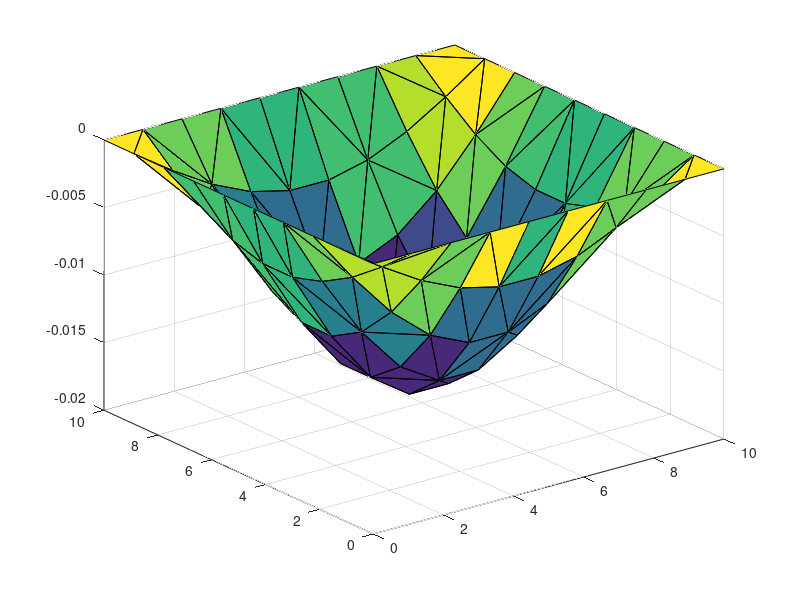

Here is the MATLAB script that generated this plot:
% =============================================================================
%  PLACA RECTANGULAR ORTOTROPICA - Test 4 de awatif-v2
% =============================================================================
%
%  Mismo geometria que el test 3 pero con material ORTOTROPICO:
%    E_x != E_y, G_xy independiente.
%  Distintos modulos elasticos en x e y producen flexion asimetrica.
%
%  awatif test:  C:\Users\j-b-j\Documents\awatif-v2\awatif-fem\src\deform.test.ts
%                test("Plate: Rectangular pin-supported plate with orthotropic material")
% =============================================================================

%% Parametros del problema
a   = 10.0     % longitud en x [m]
b   = 10.0     % longitud en y [m]
h   = 0.15     % espesor [m]
p0  = -1000    % carga distribuida [N/m2]
Ex  = 1.0e10   % modulo elastico en x [Pa]
Ey  = 0.5e10   % modulo elastico en y [Pa]   <- MITAD que Ex (ortotropico)
nu  = 0.25     % coeficiente de Poisson
Gxy = 0.4e10   % modulo de corte [Pa]

%% Generacion del mesh - grid regular 10x10
nPts = 100;
x = zeros(1, nPts);
y = zeros(1, nPts);
for k = 1:nPts
    i = mod(k - 1, 10);
    j = (k - i - 1) / 10;
    x(k) = i * a / 9;
    y(k) = j * b / 9;
end

%% Triangulacion Delaunay automatica
tri = delaunay(x, y);

%% Solucion analitica (Lekhnitskii) - placa ortotropica con bordes simples apoyados
% w(x, y) ~= (16*p0 / pi6*D_eq) * sin(pix/a) * sin(piy/b)
%
% Con rigidez equivalente para placa ortotropica:
%   D_x  = Ex*h3 / [12(1-nux*nuy)]
%   D_y  = Ey*h3 / [12(1-nux*nuy)]
%   D_xy = Gxy*h3 / 12
%
% Para el primer modo, denominador efectivo:
%   D_eq = D_x/a4 + 2*H/(a2*b2) + D_y/b4
%   donde H = D_x*nuy + 2*D_xy
nu_y = nu * Ey / Ex   % Poisson efectivo (Maxwell-Betti)
Dx   = Ex * h^3 / (12 * (1 - nu * nu_y))
Dy   = Ey * h^3 / (12 * (1 - nu * nu_y))
Dxy  = Gxy * h^3 / 12
H    = Dx * nu_y + 2 * Dxy

D_eq = Dx / a^4 + 2 * H / (a^2 * b^2) + Dy / b^4
coef = 16 * p0 / (pi^6 * D_eq)

%% Evaluacion del campo de deflexiones
w = zeros(1, nPts);
for k = 1:nPts
    w(k) = coef * sin(pi * x(k) / a) * sin(pi * y(k) / b);
end

%% Deflexion maxima en milimetros
w_max_mm = abs(min(w)) * 1000

%% Visualizacion 2D
% triplot(tri, x, y)

%% Visualizacion 3D - superficie deformada con colormap rainbow
trisurf(tri, x, y, w)
